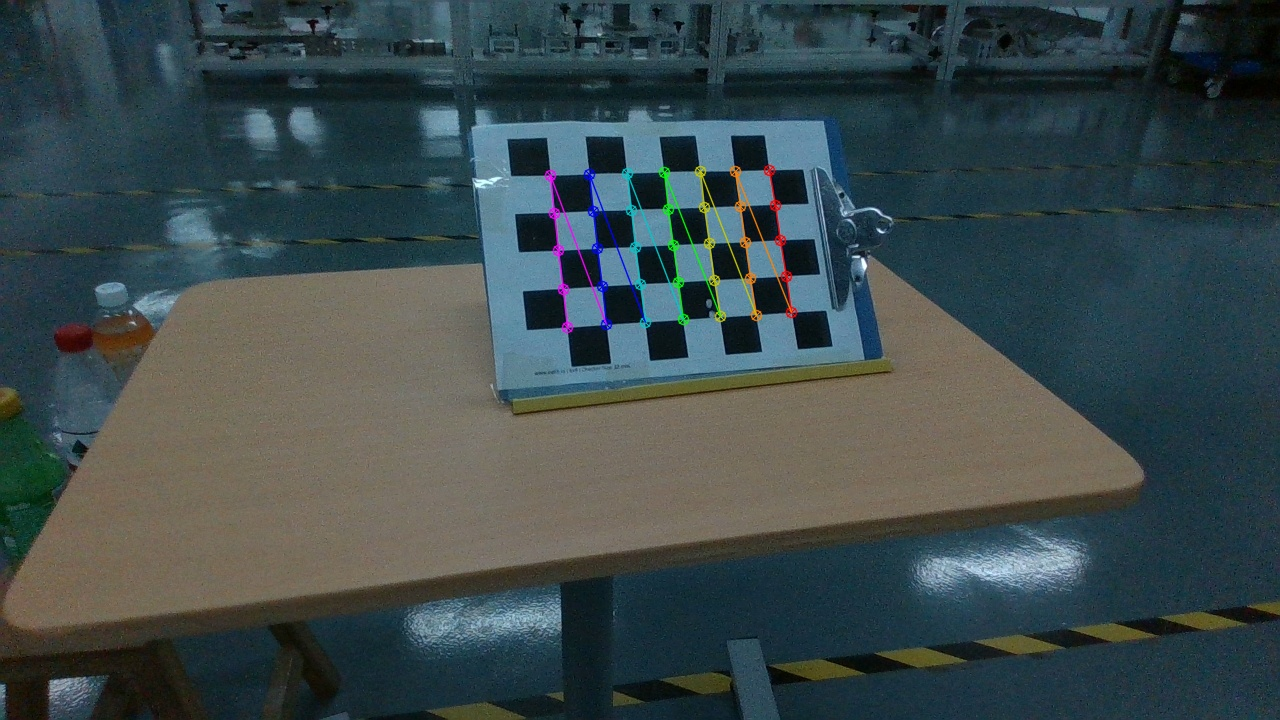
#> input picture 01_标定数据/v4_手腕相机_20260909_1280x720/direction_backup_before_fix/sample_011_corners.jpg, 1280 x 720 px, given in place of sample_000.png, which was not available
$ python solve_eye_to_hand.py
#> lines starting #> are read from the running program, lines starting #| are printed output that depends on the picture
### 06_历史参考_legacy/calibration/recalibration/handeye_common.py
#!/usr/bin/env python3
"""Shared geometry helpers for eye-to-hand calibration."""

from __future__ import annotations

import math
from typing import Iterable, Tuple

import cv2
import numpy as np
from scipy.spatial.transform import Rotation


def make_transform(rotation: np.ndarray, translation: Iterable[float]) -> np.ndarray:
    transform = np.eye(4, dtype=np.float64)
    transform[:3, :3] = np.asarray(rotation, dtype=np.float64).reshape(3, 3)
    transform[:3, 3] = np.asarray(translation, dtype=np.float64).reshape(3)
    return transform


# [25 lines left out: functions invert_transform, pose_xyzw_to_transform, transform_to_params, not called in this run]


def params_to_transform(params: Iterable[float]) -> np.ndarray:
    values = np.asarray(list(params), dtype=np.float64).reshape(6)
    return make_transform(Rotation.from_rotvec(values[:3]).as_matrix(), values[3:])


def board_object_points(cols: int, rows: int, square_size_m: float) -> np.ndarray:
    if cols < 2 or rows < 2 or square_size_m <= 0:
        raise ValueError("invalid chessboard geometry")
    points = np.zeros((cols * rows, 3), dtype=np.float32)
    points[:, :2] = np.mgrid[0:cols, 0:rows].T.reshape(-1, 2)
    points *= float(square_size_m)
    return points


def find_board(
    image_bgr: np.ndarray,
    cols: int,
    rows: int,
    *,
    accurate: bool = True,
) -> Tuple[bool, np.ndarray | None]:
    gray = cv2.cvtColor(image_bgr, cv2.COLOR_BGR2GRAY)
    pattern = (int(cols), int(rows))

    if accurate and hasattr(cv2, "findChessboardCornersSB"):
        flags = cv2.CALIB_CB_NORMALIZE_IMAGE
        flags |= getattr(cv2, "CALIB_CB_EXHAUSTIVE", 0)
        flags |= getattr(cv2, "CALIB_CB_ACCURACY", 0)
        found, corners = cv2.findChessboardCornersSB(gray, pattern, flags=flags)
        if found:
            return True, np.asarray(corners, dtype=np.float32)

    flags = cv2.CALIB_CB_ADAPTIVE_THRESH | cv2.CALIB_CB_NORMALIZE_IMAGE
    found, corners = cv2.findChessboardCorners(gray, pattern, flags)
    if not found:
        return False, None
    criteria = (
        cv2.TERM_CRITERIA_EPS + cv2.TERM_CRITERIA_MAX_ITER,
        40,
        0.001,
    )
    corners = cv2.cornerSubPix(gray, corners, (11, 11), (-1, -1), criteria)
    return True, corners


def solve_board_pose(
    corners: np.ndarray,
    cols: int,
    rows: int,
    square_size_m: float,
    camera_matrix: np.ndarray,
    distortion: np.ndarray,
) -> Tuple[np.ndarray, float]:
    object_points = board_object_points(cols, rows, square_size_m)
    camera_matrix = np.asarray(camera_matrix, dtype=np.float64).reshape(3, 3)
    distortion = np.asarray(distortion, dtype=np.float64).reshape(-1, 1)
    success, rvec, tvec = cv2.solvePnP(
        object_points,
        np.asarray(corners, dtype=np.float32),
        camera_matrix,
        distortion,
        flags=cv2.SOLVEPNP_ITERATIVE,
    )
    if not success:
        raise RuntimeError("cv2.solvePnP failed")
    rotation, _ = cv2.Rodrigues(rvec)
    camera_t_target = make_transform(rotation, tvec.reshape(3))
    projected, _ = cv2.projectPoints(
        object_points, rvec, tvec, camera_matrix, distortion
    )
    delta = projected.reshape(-1, 2) - np.asarray(corners).reshape(-1, 2)
    reprojection_rms = float(np.sqrt(np.mean(np.sum(delta * delta, axis=1))))
    return camera_t_target, reprojection_rms


# [9 lines left out: function transform_error, not called in this run]

### 06_历史参考_legacy/calibration/recalibration/solve_eye_to_hand.py
#!/usr/bin/env python3
"""Solve base_T_camera for a fixed camera and a board on the gripper."""

from __future__ import annotations

import argparse
import json
from pathlib import Path

import cv2
import numpy as np
from scipy.optimize import least_squares
from scipy.spatial.transform import Rotation

from handeye_common import (
    find_board,
    invert_transform,
    make_transform,
    params_to_transform,
    solve_board_pose,
    transform_error,
    transform_to_params,
)


# [95 lines left out: functions robot_world_handeye_initialization, refine_solution, not called in this run]


def load_observations(manifest_path: Path):
    with manifest_path.open("r", encoding="utf-8") as stream:
#> (reads 06_历史参考_legacy/已归档散落目录_20260908/calibration_v3_recollect_20260907_091131/samples.json from the repository)
        manifest = json.load(stream)
    board = manifest["board"]
    cols = int(board["inner_corners_cols"])
    rows = int(board["inner_corners_rows"])
    square_size_m = float(board["square_size_mm"]) / 1000.0
    camera = manifest["camera"]
    camera_matrix = np.asarray(camera["k"], dtype=np.float64).reshape(3, 3)
    distortion = np.asarray(camera["d"], dtype=np.float64)

    base_t_grippers = []
    camera_t_targets = []
    reprojection_errors = []
    sample_ids = []
    for sample in manifest["samples"]:
        image_path = manifest_path.parent / sample["image"]
        image = cv2.imread(str(image_path), cv2.IMREAD_COLOR)
#> image is the input picture: shape (720, 1280, 3); mean B, G, R 75.7, 73.9, 60.2
        if image is None:
            raise RuntimeError(f"cannot read {image_path}")
        found, corners = find_board(image, cols, rows, accurate=True)
#> in find_board, `gray = cv2.cvtColor(image_bgr, cv2.COLOR_BGR2GRAY)`:
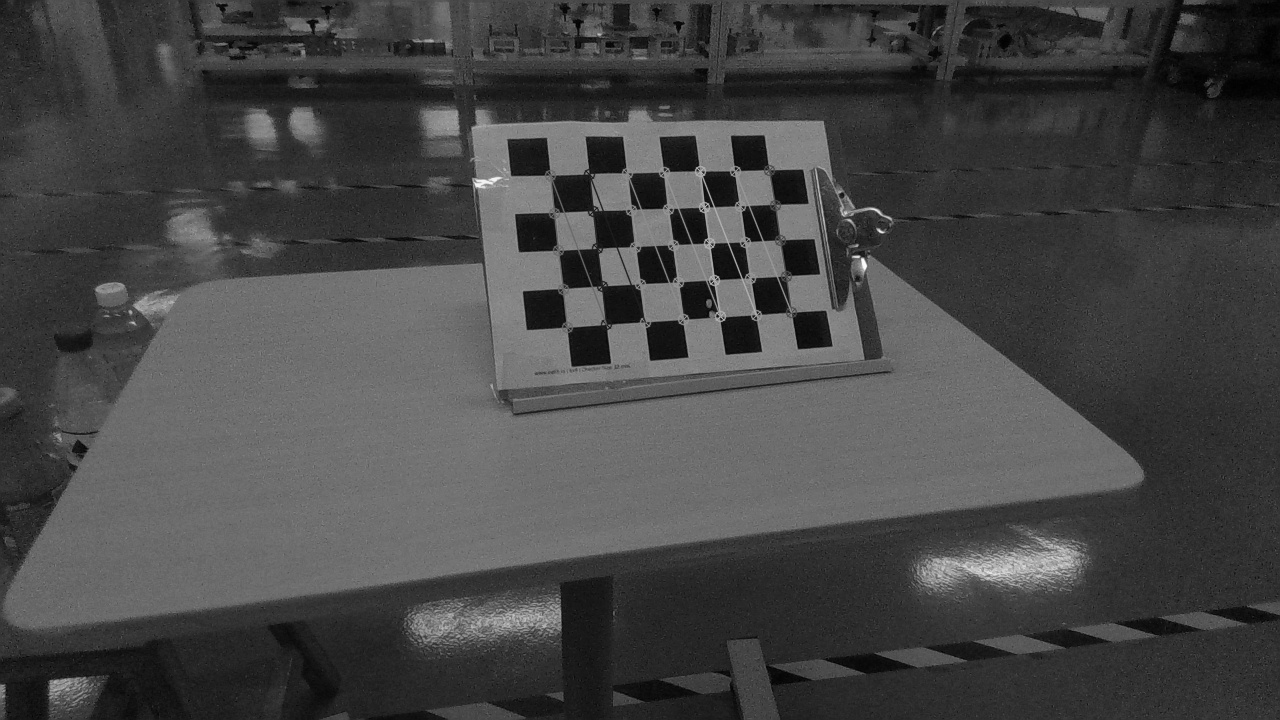
#> gray: shape (720, 1280); min 0, max 253, mean 70
#> in find_board, `found, corners = cv2.findChessboardCornersSB(gray, pattern, flags=flags)`: found = True; corners = 35 rows, first 8: [566.8, 327.3], [562.8, 288.5], [558.1, 250.3], [554, 212.6], [550.7, 175], [605.8, 324.5], [602.2, 286], [597.4, 248.3]
#> found = True
        if not found:
            raise RuntimeError(f"board no longer detected in {image_path.name}")
        camera_t_target, reprojection_rms = solve_board_pose(
            corners,
            cols,
            rows,
            square_size_m,
            camera_matrix,
            distortion,
        )
#> in solve_board_pose, `success, rvec, tvec = cv2.solvePnP( object_points, np.asarray(corners,..`: rvec = [0.066, -0.339, -1.66]; tvec = [-0.0683, -0.0291, 0.685]
#> in solve_board_pose, `rotation, _ = cv2.Rodrigues(rvec)`: rotation = [[-0.121, 0.963, -0.241], [-0.98, -0.0775, 0.181], [0.156, 0.259, 0.953]]
#> in solve_board_pose, `camera_t_target = make_transform(rotation, tvec.reshape(3))`: camera_t_target = [[-0.121, 0.963, -0.241, -0.0683], [-0.98, -0.0775, 0.181, -0.0291], [0.156, 0.259, 0.953, 0.685], [0, 0, 0, 1]]
#> in solve_board_pose, `projected, _ = cv2.projectPoints( object_points, rvec, tvec, camera_ma..`: projected = 35 rows, first 8: [567, 327.3], [562.7, 288.4], [558.6, 250], [554.5, 212.1], [550.5, 174.8], [606.4, 324.6], [601.9, 286.2], [597.5, 248.2]
#> in solve_board_pose, `delta = projected.reshape(-1, 2) - np.asarray(corners).reshape(-1, 2)`: delta = 35 pairs, first value -1.2 to 0.937, second value -0.62 to 0.617
#> in solve_board_pose, `reprojection_rms = float(np.sqrt(np.mean(np.sum(delta * delta, axis=1)..`: reprojection_rms = 0.598
#> reprojection_rms = 0.598
        base_t_gripper = np.asarray(
            sample["robot_pose"]["base_T_gripper_m"], dtype=np.float64
        ).reshape(4, 4)
        base_t_grippers.append(base_t_gripper)
        camera_t_targets.append(camera_t_target)
        reprojection_errors.append(reprojection_rms)
        sample_ids.append(int(sample["id"]))
#> pass 2 of the loop in load_observations, `for sample in manifest["samples"]:`:
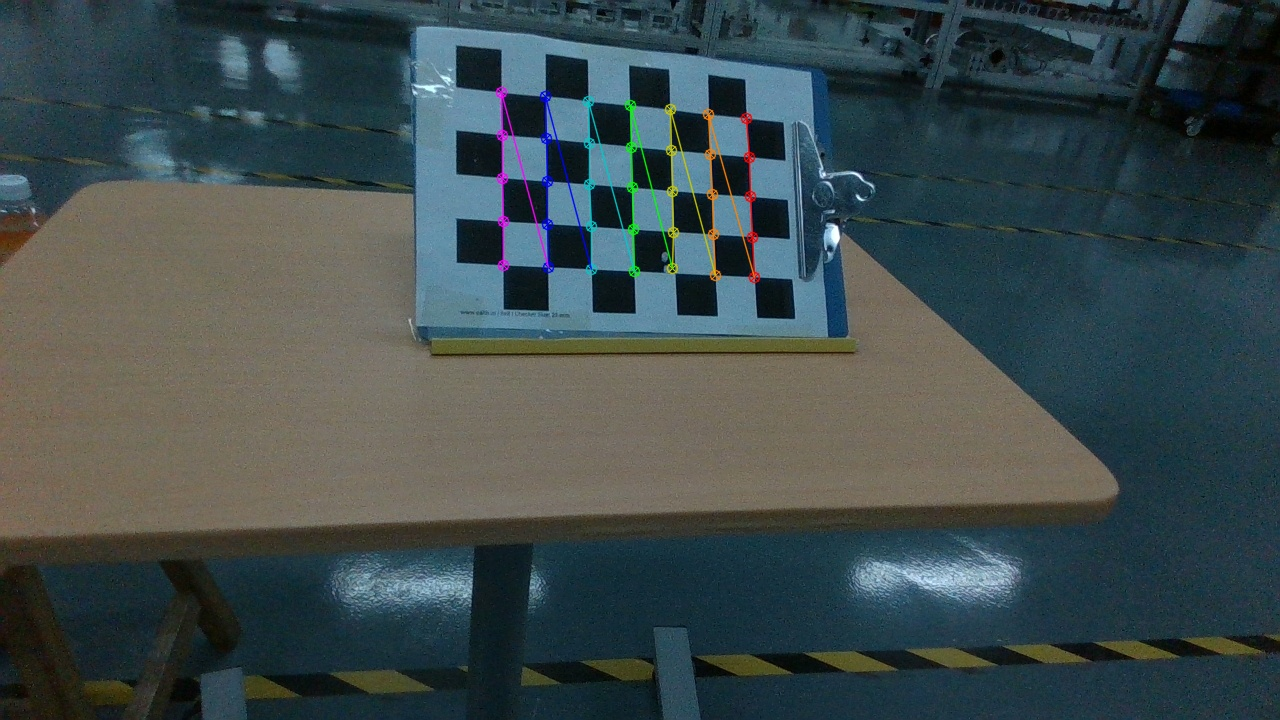
#> input picture 01_标定数据/v4_手腕相机_20260909_1280x720/direction_backup_before_fix/sample_006_corners.jpg, 1280 x 720 px, given in place of sample_001.png, which was not available
#> in load_observations, image is the input picture: shape (720, 1280, 3); mean B, G, R 76.6, 75.1, 62
#> in find_board (call 2), `gray = cv2.cvtColor(image_bgr, cv2.COLOR_BGR2GRAY)`:
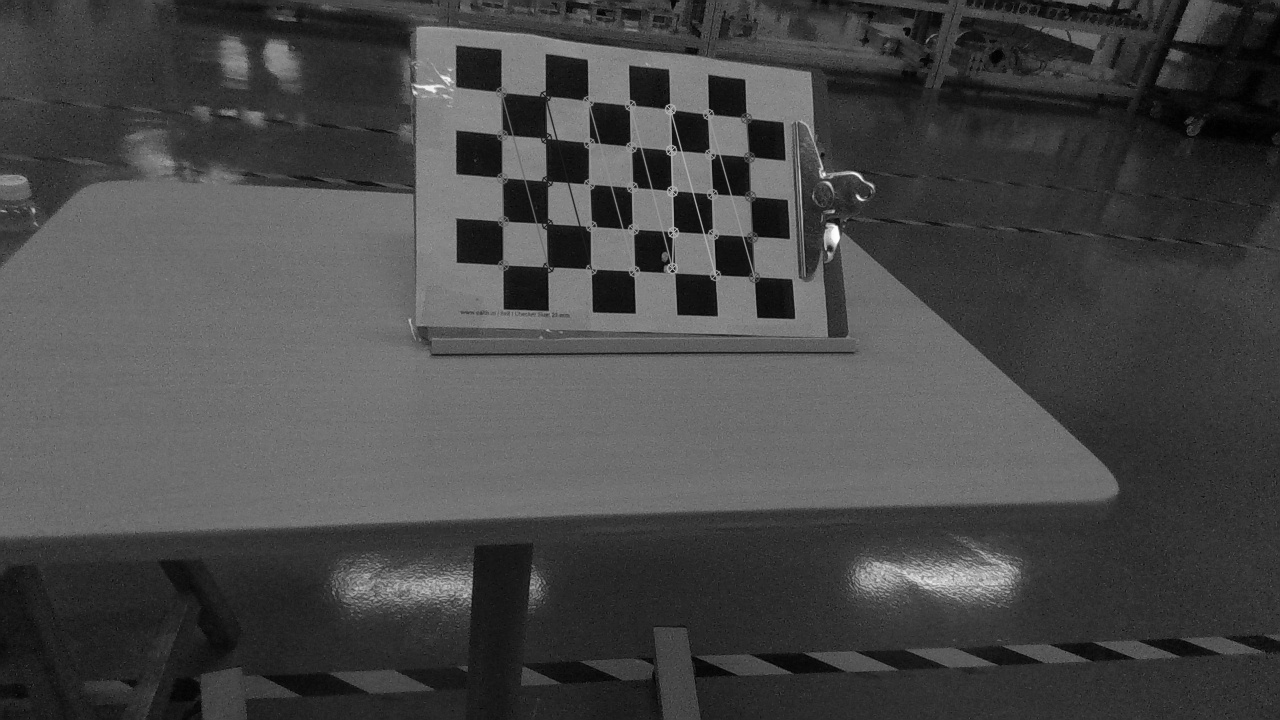
#> gray: shape (720, 1280); min 0, max 254, mean 71.4
#> in find_board (call 2), `found, corners = cv2.findChessboardCornersSB(gray, pattern, flags=flags)`: corners = 35 rows, first 8: [502.9, 264.9], [502.9, 221.2], [502.2, 177.7], [501.6, 134.7], [501.7, 92.11], [547.6, 267.1], [547.5, 223.9], [546.9, 181.3]
#> projected = 35 rows, first 8: [502.9, 265.1], [502.6, 221], [502.4, 177.4], [502.1, 134.4], [501.9, 91.89], [547.8, 267.2], [547.3, 223.8], [546.8, 180.9]
#> in load_observations, `camera_t_target, reprojection_rms = solve_board_pose( corners, cols, r..`: camera_t_target = [[-0.0272, 0.95, -0.31, -0.103], [-0.992, 0.0129, 0.127, -0.0675], [0.125, 0.311, 0.942, 0.607], [0, 0, 0, 1]]; reprojection_rms = 0.714
    return (
        manifest,
        camera_matrix,
        distortion,
        base_t_grippers,
        camera_t_targets,
        reprojection_errors,
        sample_ids,
    )


def solve(args: argparse.Namespace) -> dict:
    manifest_path = Path(args.manifest)
    (
        manifest,
        camera_matrix,
        distortion,
        base_t_grippers,
        camera_t_targets,
        reprojection_errors,
        sample_ids,
    ) = load_observations(manifest_path)
    if len(base_t_grippers) < args.min_samples:
        raise RuntimeError(
            f"need at least {args.min_samples} samples, got {len(base_t_grippers)}"
        )

    initial_camera, initial_target, method = robot_world_handeye_initialization(
        camera_t_targets, base_t_grippers
    )
    base_t_camera, gripper_t_target, optimization = refine_solution(
        initial_camera,
        initial_target,
        base_t_grippers,
        camera_t_targets,
    )

    pose_errors = [
        transform_error(
            base_t_gripper @ gripper_t_target,
            base_t_camera @ camera_t_target,
        )
        for base_t_gripper, camera_t_target in zip(
            base_t_grippers, camera_t_targets
        )
    ]
    translation_errors = np.asarray([item[0] for item in pose_errors])
    rotation_errors = np.asarray([item[1] for item in pose_errors])
    reprojection_errors_array = np.asarray(reprojection_errors)
    passed = bool(
        np.sqrt(np.mean(translation_errors**2)) <= args.max_translation_rms_mm
        and np.sqrt(np.mean(rotation_errors**2)) <= args.max_rotation_rms_deg
        and np.sqrt(np.mean(reprojection_errors_array**2))
        <= args.max_reprojection_rms_px
    )

    per_sample = []
    for index, sample_id in enumerate(sample_ids):
        per_sample.append(
            {
                "id": sample_id,
                "translation_error_mm": float(translation_errors[index]),
                "rotation_error_deg": float(rotation_errors[index]),
                "reprojection_rms_px": float(reprojection_errors[index]),
            }
        )
    report = {
        "schema_version": 1,
        "calibration_mode": "eye_to_hand",
        "equation": "base_T_gripper * gripper_T_target = base_T_camera * camera_T_target",
        "source_manifest": str(manifest_path),
        "sample_count": len(base_t_grippers),
        "opencv_initializer": method,
        "nonlinear_optimization_success": bool(optimization.success),
        "nonlinear_optimization_message": str(optimization.message),
        "base_T_camera_m": base_t_camera.tolist(),
        "gripper_T_target_m": gripper_t_target.tolist(),
        "translation_rms_mm": float(np.sqrt(np.mean(translation_errors**2))),
        "translation_max_mm": float(np.max(translation_errors)),
        "rotation_rms_deg": float(np.sqrt(np.mean(rotation_errors**2))),
        "rotation_max_deg": float(np.max(rotation_errors)),
        "reprojection_rms_px": float(
            np.sqrt(np.mean(reprojection_errors_array**2))
        ),
        "quality_thresholds": {
            "max_translation_rms_mm": args.max_translation_rms_mm,
            "max_rotation_rms_deg": args.max_rotation_rms_deg,
            "max_reprojection_rms_px": args.max_reprojection_rms_px,
        },
        "quality_passed": passed,
        "samples": per_sample,
        "camera": manifest["camera"],
        "board": manifest["board"],
    }

    output_json = Path(args.output_json)
    output_npz = Path(args.output_npz)
    for path in (output_json, output_npz):
        if path.exists() and not args.force:
            raise RuntimeError(f"refusing to overwrite {path}; pass --force")
        path.parent.mkdir(parents=True, exist_ok=True)
    with output_json.open("w", encoding="utf-8") as stream:
        json.dump(report, stream, ensure_ascii=False, indent=2)
        stream.write("\n")

    # The legacy transform server multiplies X by camera points expressed in
    # millimetres. Therefore X stores the same rotation with translation in mm.
    legacy_x_mm = base_t_camera.copy()
    legacy_x_mm[:3, 3] *= 1000.0
    np.savez(
        output_npz,
        X=legacy_x_mm,
        mtx=camera_matrix,
        dist=distortion,
        base_T_camera_m=base_t_camera,
        gripper_T_target_m=gripper_t_target,
        calibration_mode=np.asarray("eye_to_hand"),
        sample_count=np.asarray(len(base_t_grippers), dtype=np.int32),
        quality_passed=np.asarray(passed),
    )
    return report


def parse_args() -> argparse.Namespace:
    parser = argparse.ArgumentParser()
    parser.add_argument(
        "--manifest",
        default="/root/XuK/calibration/recalibration/right/samples.json",
    )
    parser.add_argument(
        "--output-json",
        default="/root/XuK/calibration/recalibration/right/"
        "right_handeye_result_new.json",
    )
    parser.add_argument(
        "--output-npz",
        default="/root/XuK/calibration/recalibration/right/"
        "righthandeye_matrix_new.npz",
    )
    parser.add_argument("--min-samples", type=int, default=10)
    parser.add_argument("--max-translation-rms-mm", type=float, default=10.0)
    parser.add_argument("--max-rotation-rms-deg", type=float, default=2.0)
    parser.add_argument("--max-reprojection-rms-px", type=float, default=1.5)
    parser.add_argument("--force", action="store_true")
    return parser.parse_args()


def main():
    args = parse_args()
    report = solve(args)
    print(json.dumps(report, ensure_ascii=False, indent=2))
    if not report["quality_passed"]:
        raise SystemExit(2)


if __name__ == "__main__":
#> (the run stopped early here; a loop or call above may not have finished)
